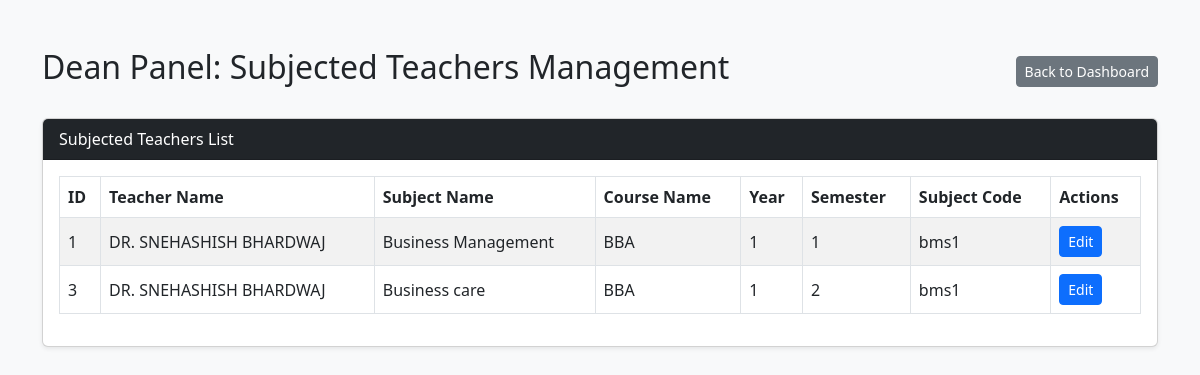
/dean/dean_subjected_teachers.php, run on an earlier commit of the app's database.
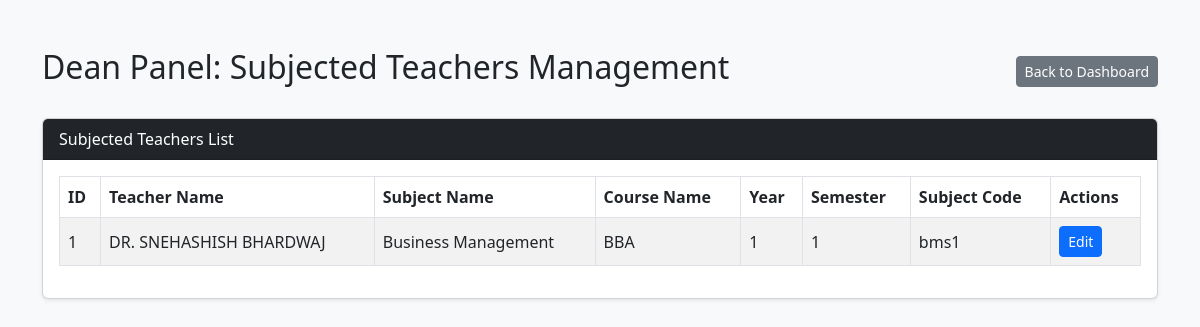
And on a later commit of the database.
### tables this page shows
CREATE TABLE `subjected_teacher` (
  `id` int(11) NOT NULL,
  `teacher_id` int(11) NOT NULL,
  `sub_id` int(11) NOT NULL,
  `teacher_name` varchar(255) NOT NULL,
  `subject_name` varchar(255) NOT NULL,
  `course_name` varchar(255) NOT NULL,
  `year` int(11) NOT NULL,
  `semester` int(11) NOT NULL,
  `subject_code` varchar(66) NOT NULL
);

### dean/dean_subjected_teachers.php (the view, shortened to what this page needs)
<?php
$host = '127.0.0.1';
$dbname = 'mhu-ams';
$username = 'root';
$password = '';
try {
    $pdo = new PDO("mysql:host=$host;dbname=$dbname;charset=utf8mb4", $username, $password);
    $pdo->setAttribute(PDO::ATTR_ERRMODE, PDO::ERRMODE_EXCEPTION);
} catch (PDOException $e) {
    die("Connection failed: " . $e->getMessage());
}
$stmt = $pdo->query("SELECT * FROM subjected_teacher");
$teachers_list = $stmt->fetchAll(PDO::FETCH_ASSOC);
?>
<!DOCTYPE html>
<html lang="en">
<head>
    <link href="https://cdn.jsdelivr.net/npm/bootstrap@5.3.0/dist/css/bootstrap.min.css" rel="stylesheet">
</head>
<body class="bg-light">
<div class="container my-5">
    <div class="d-flex justify-content-between align-items-center mb-4">
        <h2>Dean Panel: Subjected Teachers Management</h2>
        <a href="dean_dashboard.php" class="btn btn-secondary btn-sm">Back to Dashboard</a>
    </div>
    <div class="card shadow-sm">
        <div class="card-header bg-dark text-white">Subjected Teachers List</div>
        <div class="card-body">
            <div class="table-responsive">
                <table class="table table-bordered table-striped align-middle">
                    <thead>
                        <tr>
                            <th>ID</th>
                            <th>Teacher Name</th>
                            <th>Subject Name</th>
                            <th>Course Name</th>
                            <th>Year</th>
                            <th>Semester</th>
                            <th>Subject Code</th>
                            <th>Actions</th>
                        </tr>
                    </thead>
                    <tbody>
                        <?php if (count($teachers_list) > 0): ?>
                            <?php foreach ($teachers_list as $row): ?>
                                <tr>
                                    <td><?= htmlspecialchars($row['id']) ?></td>
                                    <td><?= htmlspecialchars($row['teacher_name']) ?></td>
                                    <td><?= htmlspecialchars($row['subject_name']) ?></td>
                                    <td><?= htmlspecialchars($row['course_name']) ?></td>
                                    <td><?= htmlspecialchars($row['year']) ?></td>
                                    <td><?= htmlspecialchars($row['semester']) ?></td>
                                    <td><?= htmlspecialchars($row['subject_code']) ?></td>
                                    <td>
                                        <a href="dean_subjected_teachers.php?edit_id=<?= $row['id'] ?>" class="btn btn-sm btn-primary">Edit</a>
                                    </td>
                                </tr>
                            <?php endforeach; ?>
                        <?php else: ?>
                            <tr>
                                <td colspan="8" class="text-center">No records found.</td>
                            </tr>
                        <?php endif; ?>
                    </tbody>
                </table>
            </div>
        </div>
    </div>
</div>
</body>
</html>

What changed in the data, as far as the page shows it:
removed subjected_teacher: id "3", teacher_name "DR. SNEHASHISH BHARDWAJ", subject_name "Business care", course_name "BBA", year "1", semester "2", subject_code "bms1"
